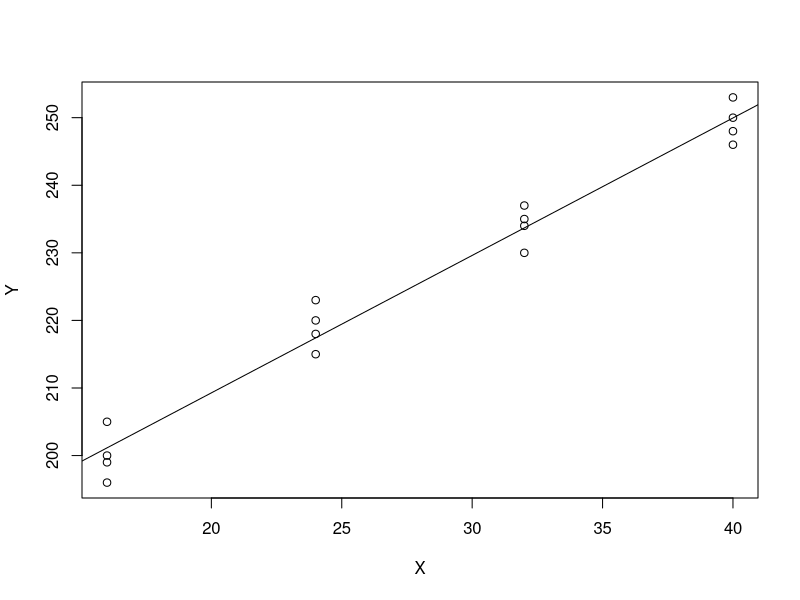

The R script that drew this image:
## ---- chunk 1
knitr::opts_chunk$set(echo = TRUE)
## ---- chunk 2
batches.df <- data.frame(X = c(16,16,16,16,24,24,24,24,32,32,32,32,40,40,40,40), 
                Y = c(199,205,196,200,218,220,215,223,237,234,235,230,250,248,253,246))
head(batches.df,3)

set.seed(258) 

batches.lm <- lm(batches.df$Y ~ batches.df$X)
batches.lm
## ---- chunk 3
plot(batches.df)
abline(168.6, 2.034)
## ---- chunk 4
#Using X = 40:
Y.40 <- 2.034*40 + 168.6 
print(Y.40)
## ---- chunk 5
mean((batches.lm$residuals)^2)
mean(batches.df$X)
sum.xtot <- 0
for (i in 1:nrow(batches.df)) {
  sum.xind <- (batches.df[i,1] - mean(batches.df$X))^2
  sum.xtot <- sum.xtot + sum.xind
  
}
